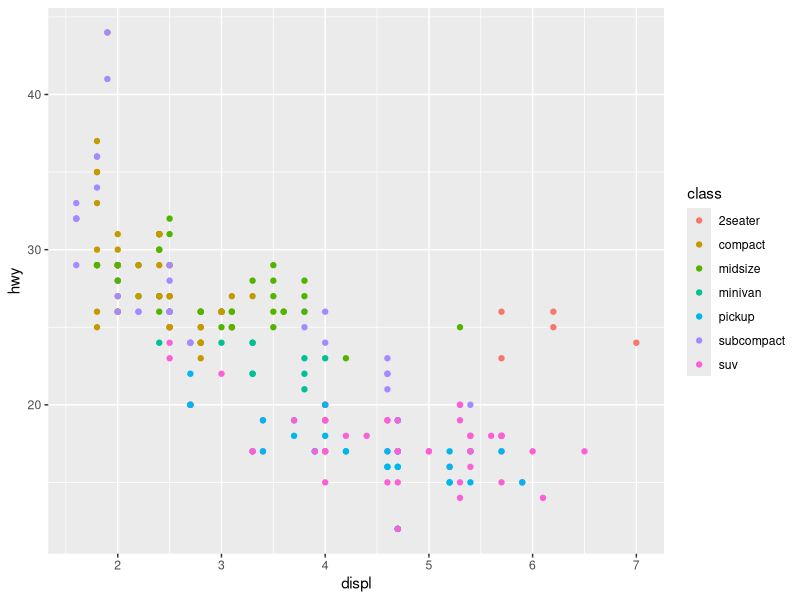
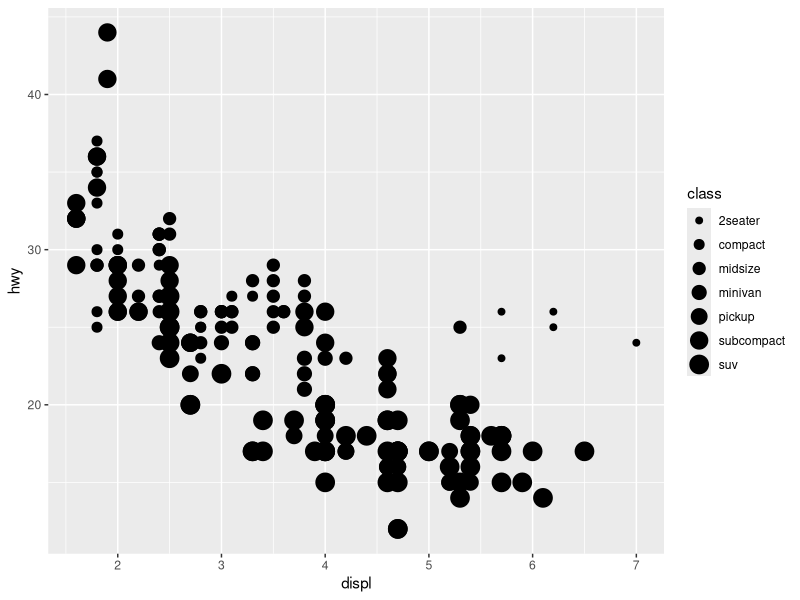
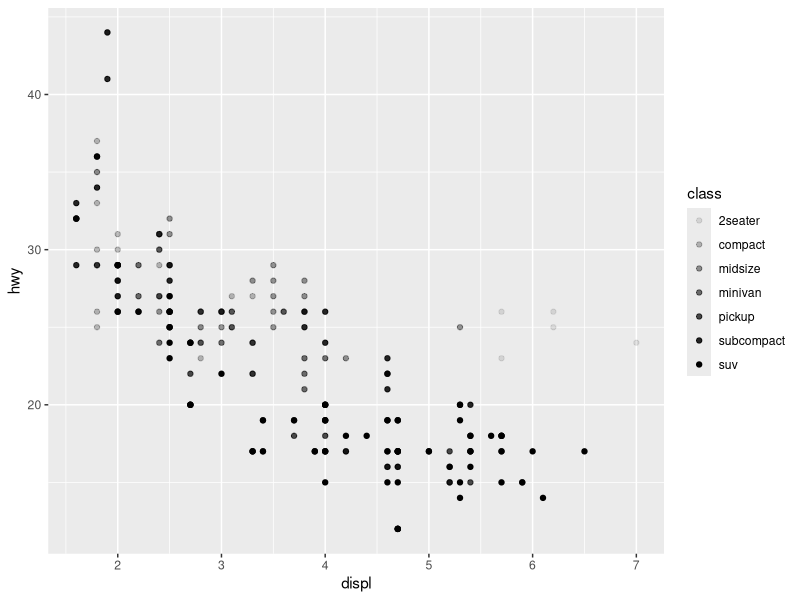
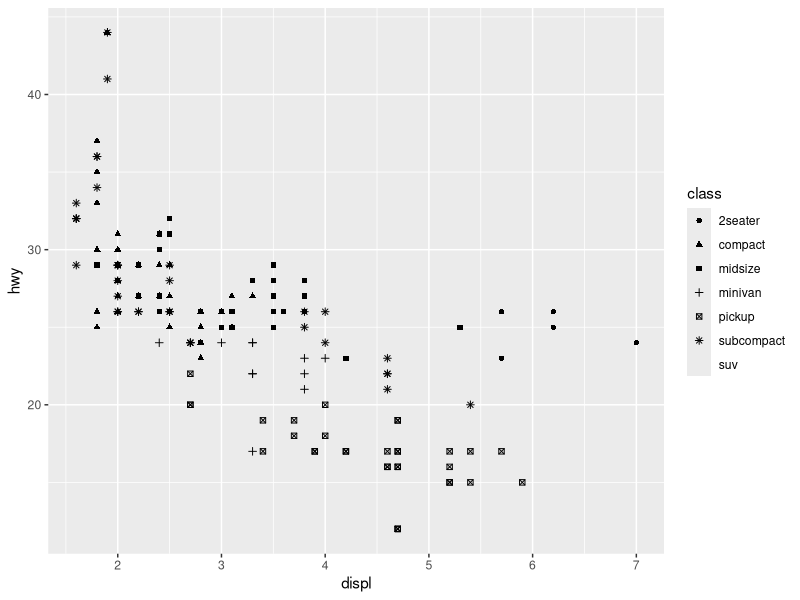
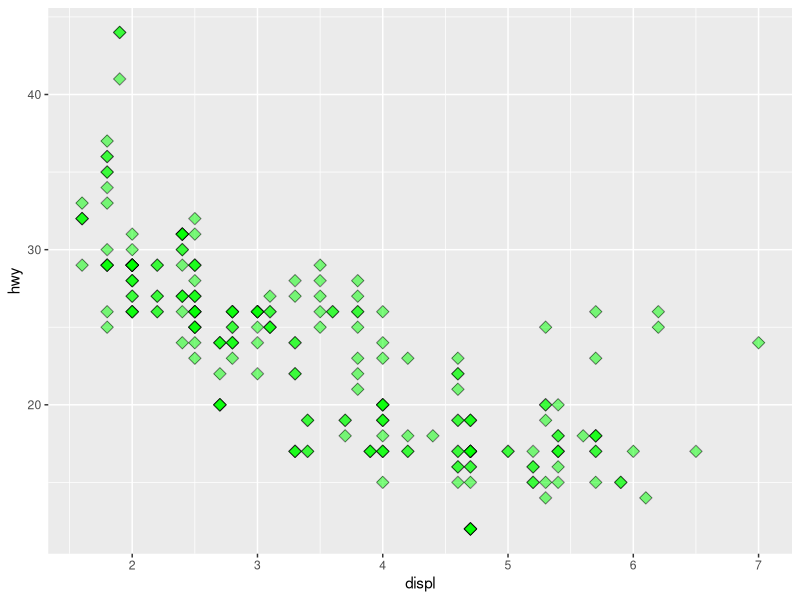
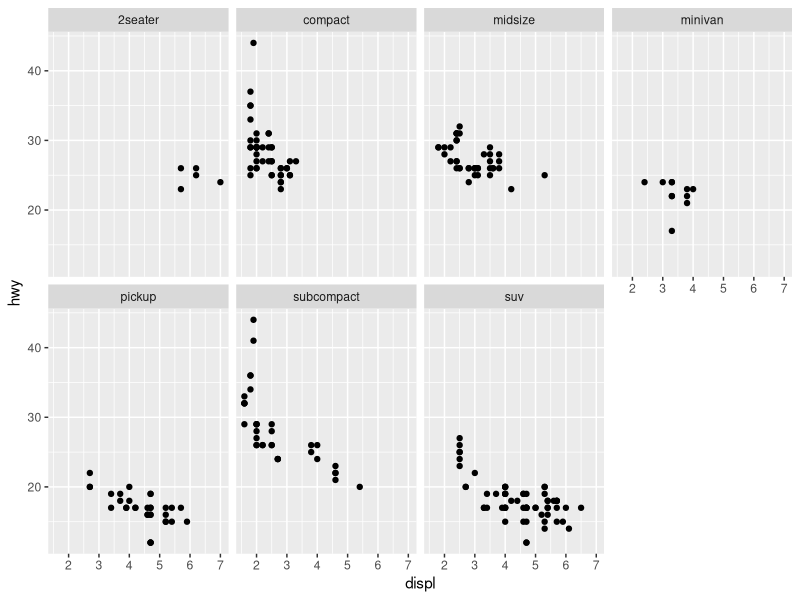
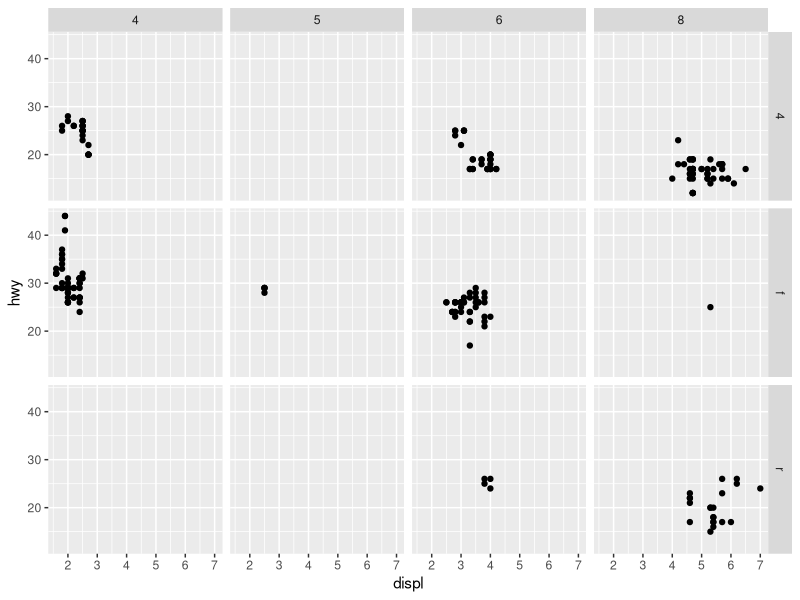
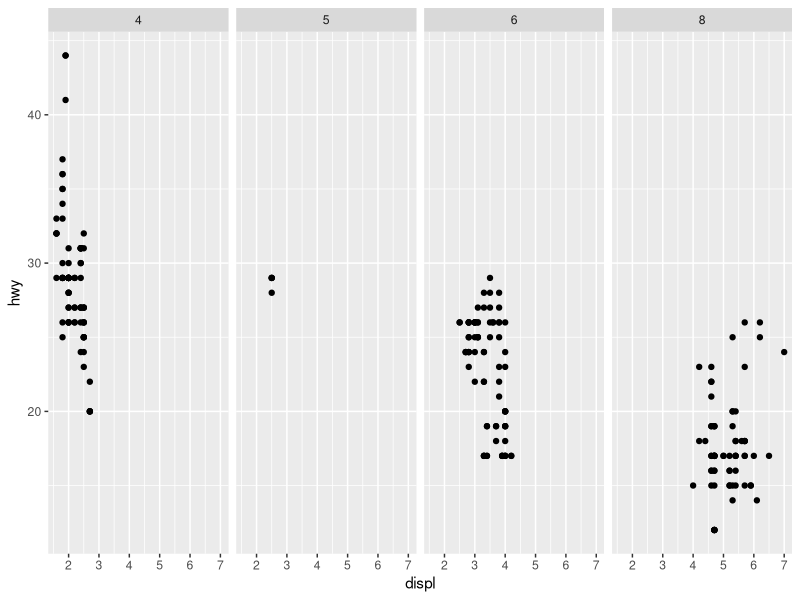

Here is the R script that generated these plots, in order:
##########  Visualization ############

.libPaths(c(.libPaths(),"c:/3.5"))
library(tidyverse)

# template
#ggplot(data = <DATA>) + 
#  <GEOM_FUNCTION>(mapping = aes(<MAPPINGS>))

ggplot(data=mpg)+                                         # dataset
  geom_point(mapping=aes(x=displ,y=hwy,color=class))      # add point - scatterplot , color by class

ggplot(data=mpg)+geom_point(mapping=aes(x=displ,y=hwy,size=class))       # size by class
ggplot(data=mpg)+geom_point(mapping=aes(x=displ,y=hwy,alpha=class))      # transparency by class
ggplot(data=mpg)+geom_point(mapping=aes(x=displ,y=hwy,shape=class))      # shape by class

ggplot(data=mpg)+
  geom_point(mapping=aes(x=displ,y=hwy),color="black",size=3,shape=23,alpha=0.5,fill="green")  # self-define, no legend

# facet
ggplot(data=mpg)+geom_point(mapping=aes(x=displ,y=hwy))+
  facet_wrap(~class,nrow=2) # show in panel

ggplot(data=mpg)+geom_point(mapping=aes(x=displ,y=hwy))+
  facet_grid(drv~cyl)    
ggplot(data=mpg)+geom_point(mapping=aes(x=displ,y=hwy))+
  facet_grid(.~cyl)  

# geom
ggplot(data = mpg) + 
  geom_smooth(mapping = aes(x = displ, y = hwy))            # smooth line fitted to data

ggplot(data = mpg) + 
  geom_smooth(mapping = aes(x = displ, y = hwy,linetype=drv))  # use different line type
ggplot(data = mpg) + 
  geom_smooth(mapping = aes(x = displ, y = hwy,group=drv))  #  group by drv
ggplot(data = mpg) + 
  geom_smooth(mapping = aes(x = displ, y = hwy,color=drv))  #  color by drv, could add "show.legend=FALSE"

ggplot(data = mpg) + 
  geom_point(mapping = aes(x = displ, y = hwy)) +
  geom_smooth(mapping = aes(x = displ, y = hwy))         # both scatterplot and smooth line

ggplot(data = mpg, mapping = aes(x = displ, y = hwy)) +  # global x,y fit for both places below
  geom_point() + 
  geom_smooth()  

ggplot(data = mpg, mapping = aes(x = displ, y = hwy)) + 
  geom_point(mapping = aes(color = class)) +             # only color the points
  geom_smooth()

ggplot(data = mpg, mapping = aes(x = displ, y = hwy)) + 
  geom_point(mapping = aes(color = class)) + 
  geom_smooth(data = filter(mpg, class == "subcompact"), se = FALSE) # only show line for a subset

